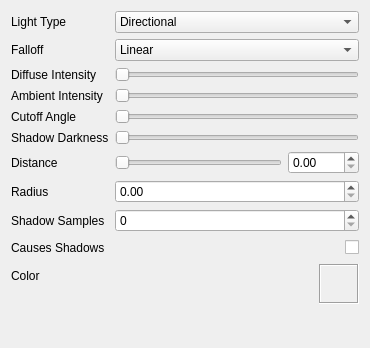
<?xml version="1.0" encoding="UTF-8"?>
<ui version="4.0">
 <class>LightCompWidget</class>
 <widget class="QWidget" name="LightCompWidget">
  <property name="geometry">
   <rect>
    <x>0</x>
    <y>0</y>
    <width>370</width>
    <height>348</height>
   </rect>
  </property>
  <property name="windowTitle">
   <string>Light Component</string>
  </property>
  <layout class="QVBoxLayout" name="verticalLayout">
   <item>
    <layout class="QFormLayout" name="formLayout">
     <property name="fieldGrowthPolicy">
      <enum>QFormLayout::AllNonFixedFieldsGrow</enum>
     </property>
     <item row="0" column="0">
      <widget class="QLabel" name="label">
       <property name="text">
        <string>Light Type</string>
       </property>
      </widget>
     </item>
     <item row="0" column="1">
      <widget class="QComboBox" name="mLightTypeCB">
       <item>
        <property name="text">
         <string>Directional</string>
        </property>
       </item>
       <item>
        <property name="text">
         <string>Point</string>
        </property>
       </item>
       <item>
        <property name="text">
         <string>Spot</string>
        </property>
       </item>
      </widget>
     </item>
     <item row="1" column="0">
      <widget class="QLabel" name="label_5">
       <property name="text">
        <string>Falloff</string>
       </property>
      </widget>
     </item>
     <item row="1" column="1">
      <widget class="QComboBox" name="mFalloffCB">
       <item>
        <property name="text">
         <string>Linear</string>
        </property>
       </item>
       <item>
        <property name="text">
         <string>Exponential</string>
        </property>
       </item>
      </widget>
     </item>
     <item row="2" column="0">
      <widget class="QLabel" name="label_6">
       <property name="text">
        <string>Diffuse Intensity</string>
       </property>
      </widget>
     </item>
     <item row="2" column="1">
      <widget class="QSlider" name="mDiffuseSldr">
       <property name="maximum">
        <number>100</number>
       </property>
       <property name="orientation">
        <enum>Qt::Horizontal</enum>
       </property>
      </widget>
     </item>
     <item row="3" column="0">
      <widget class="QLabel" name="label_7">
       <property name="text">
        <string>Ambient Intensity</string>
       </property>
      </widget>
     </item>
     <item row="3" column="1">
      <widget class="QSlider" name="mAmbientSldr">
       <property name="maximum">
        <number>100</number>
       </property>
       <property name="orientation">
        <enum>Qt::Horizontal</enum>
       </property>
      </widget>
     </item>
     <item row="4" column="0">
      <widget class="QLabel" name="label_4">
       <property name="text">
        <string>Cutoff Angle</string>
       </property>
      </widget>
     </item>
     <item row="5" column="0">
      <widget class="QLabel" name="label_8">
       <property name="text">
        <string>Shadow Darkness</string>
       </property>
      </widget>
     </item>
     <item row="6" column="0">
      <widget class="QLabel" name="label_2">
       <property name="text">
        <string>Distance</string>
       </property>
      </widget>
     </item>
     <item row="7" column="0">
      <widget class="QLabel" name="label_3">
       <property name="text">
        <string>Radius</string>
       </property>
      </widget>
     </item>
     <item row="7" column="1">
      <widget class="QDoubleSpinBox" name="mRadiusSB">
       <property name="maximum">
        <double>1000.000000000000000</double>
       </property>
      </widget>
     </item>
     <item row="8" column="0">
      <widget class="QLabel" name="label_9">
       <property name="text">
        <string>Shadow Samples</string>
       </property>
      </widget>
     </item>
     <item row="8" column="1">
      <widget class="QSpinBox" name="mShadowSamplesSB"/>
     </item>
     <item row="9" column="0">
      <widget class="QLabel" name="label_11">
       <property name="text">
        <string>Causes Shadows</string>
       </property>
      </widget>
     </item>
     <item row="9" column="1">
      <layout class="QHBoxLayout" name="horizontalLayout">
       <item>
        <spacer name="horizontalSpacer_2">
         <property name="orientation">
          <enum>Qt::Horizontal</enum>
         </property>
         <property name="sizeHint" stdset="0">
          <size>
           <width>40</width>
           <height>20</height>
          </size>
         </property>
        </spacer>
       </item>
       <item>
        <widget class="QCheckBox" name="mCastsShadowsCB">
         <property name="text">
          <string/>
         </property>
        </widget>
       </item>
      </layout>
     </item>
     <item row="10" column="0">
      <widget class="QLabel" name="label_10">
       <property name="text">
        <string>Color</string>
       </property>
      </widget>
     </item>
     <item row="10" column="1">
      <layout class="QHBoxLayout" name="horizontalLayout_4">
       <item>
        <spacer name="horizontalSpacer">
         <property name="orientation">
          <enum>Qt::Horizontal</enum>
         </property>
         <property name="sizeHint" stdset="0">
          <size>
           <width>40</width>
           <height>20</height>
          </size>
         </property>
        </spacer>
       </item>
       <item>
        <widget class="ClickableFrame" name="mColorFrame">
         <property name="minimumSize">
          <size>
           <width>40</width>
           <height>40</height>
          </size>
         </property>
         <property name="maximumSize">
          <size>
           <width>40</width>
           <height>40</height>
          </size>
         </property>
         <property name="frameShape">
          <enum>QFrame::Box</enum>
         </property>
         <property name="frameShadow">
          <enum>QFrame::Sunken</enum>
         </property>
         <layout class="QVBoxLayout" name="verticalLayout_7"/>
        </widget>
       </item>
      </layout>
     </item>
     <item row="6" column="1">
      <layout class="QHBoxLayout" name="horizontalLayout_2">
       <item>
        <widget class="QSlider" name="mDistanceSldr">
         <property name="maximum">
          <number>100</number>
         </property>
         <property name="orientation">
          <enum>Qt::Horizontal</enum>
         </property>
        </widget>
       </item>
       <item>
        <widget class="QDoubleSpinBox" name="mDistanceSB">
         <property name="maximum">
          <double>1000.000000000000000</double>
         </property>
        </widget>
       </item>
      </layout>
     </item>
     <item row="4" column="1">
      <widget class="QSlider" name="mCutoffSldr">
       <property name="maximum">
        <number>180</number>
       </property>
       <property name="orientation">
        <enum>Qt::Horizontal</enum>
       </property>
      </widget>
     </item>
     <item row="5" column="1">
      <widget class="QSlider" name="mShadowSldr">
       <property name="maximum">
        <number>100</number>
       </property>
       <property name="orientation">
        <enum>Qt::Horizontal</enum>
       </property>
      </widget>
     </item>
    </layout>
   </item>
  </layout>
 </widget>
 <customwidgets>
  <customwidget>
   <class>ClickableFrame</class>
   <extends>QFrame</extends>
   <header>clickableframe.h</header>
   <container>1</container>
   <slots>
    <signal>clicked()</signal>
   </slots>
  </customwidget>
 </customwidgets>
 <resources/>
 <connections>
  <connection>
   <sender>mLightTypeCB</sender>
   <signal>currentIndexChanged(QString)</signal>
   <receiver>LightCompWidget</receiver>
   <slot>onLightTypeChange(QString)</slot>
   <hints>
    <hint type="sourcelabel">
     <x>126</x>
     <y>15</y>
    </hint>
    <hint type="destinationlabel">
     <x>5</x>
     <y>142</y>
    </hint>
   </hints>
  </connection>
  <connection>
   <sender>mFalloffCB</sender>
   <signal>currentIndexChanged(QString)</signal>
   <receiver>LightCompWidget</receiver>
   <slot>onFalloffChange(QString)</slot>
   <hints>
    <hint type="sourcelabel">
     <x>184</x>
     <y>52</y>
    </hint>
    <hint type="destinationlabel">
     <x>213</x>
     <y>111</y>
    </hint>
   </hints>
  </connection>
  <connection>
   <sender>mShadowSamplesSB</sender>
   <signal>valueChanged(int)</signal>
   <receiver>LightCompWidget</receiver>
   <slot>onShadowSamplesChange(int)</slot>
   <hints>
    <hint type="sourcelabel">
     <x>203</x>
     <y>232</y>
    </hint>
    <hint type="destinationlabel">
     <x>0</x>
     <y>198</y>
    </hint>
   </hints>
  </connection>
  <connection>
   <sender>mColorFrame</sender>
   <signal>clicked()</signal>
   <receiver>LightCompWidget</receiver>
   <slot>onColorChange()</slot>
   <hints>
    <hint type="sourcelabel">
     <x>333</x>
     <y>307</y>
    </hint>
    <hint type="destinationlabel">
     <x>0</x>
     <y>298</y>
    </hint>
   </hints>
  </connection>
  <connection>
   <sender>mCastsShadowsCB</sender>
   <signal>toggled(bool)</signal>
   <receiver>LightCompWidget</receiver>
   <slot>onCastShadowChange(bool)</slot>
   <hints>
    <hint type="sourcelabel">
     <x>355</x>
     <y>255</y>
    </hint>
    <hint type="destinationlabel">
     <x>238</x>
     <y>216</y>
    </hint>
   </hints>
  </connection>
  <connection>
   <sender>mRadiusSB</sender>
   <signal>valueChanged(double)</signal>
   <receiver>LightCompWidget</receiver>
   <slot>onRadiusChange(double)</slot>
   <hints>
    <hint type="sourcelabel">
     <x>121</x>
     <y>204</y>
    </hint>
    <hint type="destinationlabel">
     <x>0</x>
     <y>228</y>
    </hint>
   </hints>
  </connection>
  <connection>
   <sender>mDistanceSldr</sender>
   <signal>valueChanged(int)</signal>
   <receiver>LightCompWidget</receiver>
   <slot>onDistanceChange(int)</slot>
   <hints>
    <hint type="sourcelabel">
     <x>154</x>
     <y>173</y>
    </hint>
    <hint type="destinationlabel">
     <x>-59</x>
     <y>370</y>
    </hint>
   </hints>
  </connection>
  <connection>
   <sender>mDiffuseSldr</sender>
   <signal>valueChanged(int)</signal>
   <receiver>LightCompWidget</receiver>
   <slot>onDiffuseChange(int)</slot>
   <hints>
    <hint type="sourcelabel">
     <x>110</x>
     <y>72</y>
    </hint>
    <hint type="destinationlabel">
     <x>-12</x>
     <y>92</y>
    </hint>
   </hints>
  </connection>
  <connection>
   <sender>mAmbientSldr</sender>
   <signal>valueChanged(int)</signal>
   <receiver>LightCompWidget</receiver>
   <slot>onAmbientChange(int)</slot>
   <hints>
    <hint type="sourcelabel">
     <x>118</x>
     <y>98</y>
    </hint>
    <hint type="destinationlabel">
     <x>-44</x>
     <y>124</y>
    </hint>
   </hints>
  </connection>
  <connection>
   <sender>mCutoffSldr</sender>
   <signal>valueChanged(int)</signal>
   <receiver>LightCompWidget</receiver>
   <slot>onCutoffChange(int)</slot>
   <hints>
    <hint type="sourcelabel">
     <x>110</x>
     <y>117</y>
    </hint>
    <hint type="destinationlabel">
     <x>-44</x>
     <y>154</y>
    </hint>
   </hints>
  </connection>
  <connection>
   <sender>mShadowSldr</sender>
   <signal>valueChanged(int)</signal>
   <receiver>LightCompWidget</receiver>
   <slot>onShadowDarknessChange(int)</slot>
   <hints>
    <hint type="sourcelabel">
     <x>147</x>
     <y>145</y>
    </hint>
    <hint type="destinationlabel">
     <x>-92</x>
     <y>208</y>
    </hint>
   </hints>
  </connection>
  <connection>
   <sender>mDistanceSB</sender>
   <signal>valueChanged(double)</signal>
   <receiver>LightCompWidget</receiver>
   <slot>onDistanceChangeSB(double)</slot>
   <hints>
    <hint type="sourcelabel">
     <x>302</x>
     <y>165</y>
    </hint>
    <hint type="destinationlabel">
     <x>371</x>
     <y>167</y>
    </hint>
   </hints>
  </connection>
 </connections>
 <slots>
  <slot>onLightTypeChange(QString)</slot>
  <slot>onFalloffChange(QString)</slot>
  <slot>onDiffuseChange(int)</slot>
  <slot>onAmbientChange(int)</slot>
  <slot>onDistanceChange(int)</slot>
  <slot>onRadiusChange(double)</slot>
  <slot>onCutoffChange(int)</slot>
  <slot>onShadowSamplesChange(int)</slot>
  <slot>onCastShadowChange(bool)</slot>
  <slot>onColorChange()</slot>
  <slot>onShadowDarknessChange(int)</slot>
  <slot>onDistanceChangeSB(double)</slot>
 </slots>
</ui>
